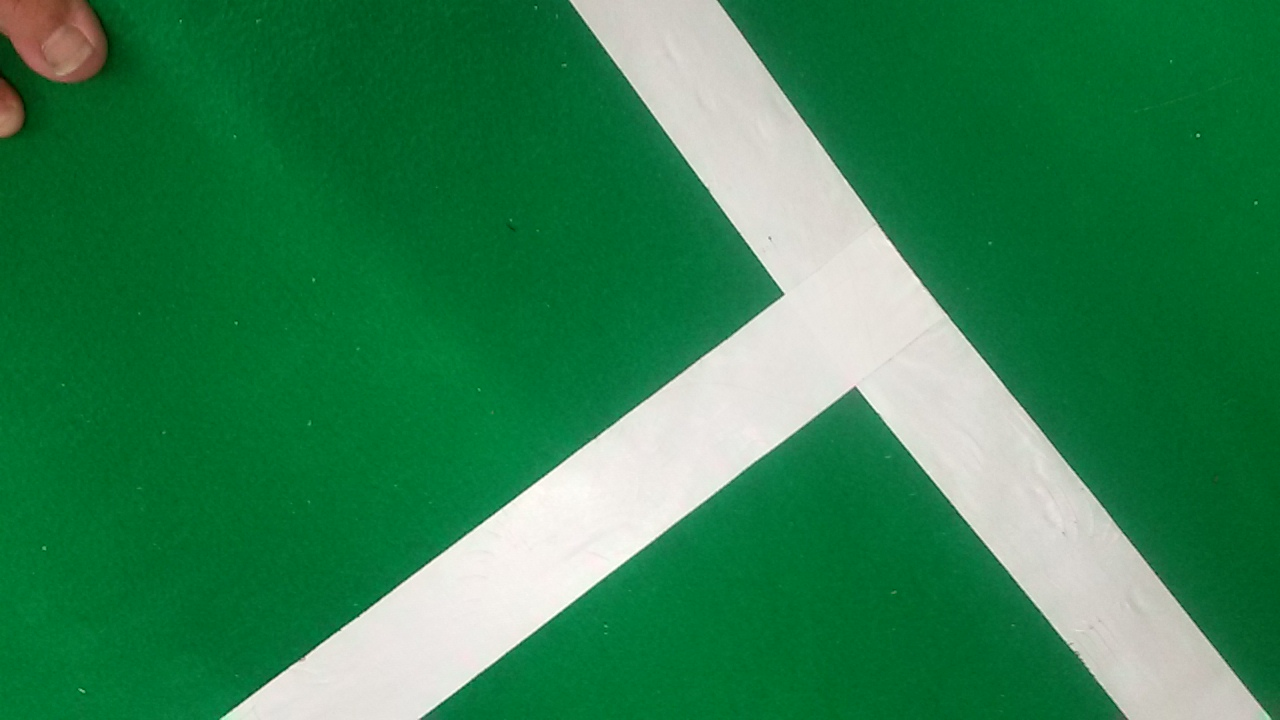
#> input picture tesPic/13493424_1057440990991935_1916124617_o.jpg, 1280 x 720 px, given in place of the camera
$ python LineField.py   (Python 2 division)   (older library calls are emulated)
#> lines starting #> are read from the running program, lines starting #| are printed output that depends on the picture; after the words box and inside, x2 and y2 are one past the last pixel; in counts of white or black regions, pixels touching at a corner belong together
### computeVision.py
import cv2
import numpy as np
from Vector import *


# [15 lines left out: function findMaxAreaContour, not called in this run]
def findContourInShape(contours,percen,shape):
    dataApp = []
    dataCnt = []
    ret =False
    if contours is not None:
        for cnt in contours:
            elipson = percen * cv2.arcLength(cnt, True)
            approx = cv2.approxPolyDP(cnt, elipson, True)
            if shape[0]<len(approx)<shape[1]:
                dataApp.append(approx)
                dataCnt.append(cnt)
        if len(dataCnt)>0:
            ret = True
        return ret,dataCnt

def removeNoise(img,erode,dilation,blur):
    kernel = np.ones(erode, np.uint8)
    img = cv2.erode(img, kernel, iterations=1)
    kernel = np.ones(dilation, np.uint8)
    img = cv2.dilate(img, kernel, iterations=2)
    img = cv2.GaussianBlur(img, blur, 0)
    return img

# [13 lines left out: function findContourCenter, not called in this run]

def skeletonization(mask):
    size = mask.size
    kernel = np.ones((3,3), np.uint8)
    skeleton = np.zeros(mask.shape,np.uint8)
    while True:
        erode = cv2.erode(mask,kernel)
        dila = cv2.dilate(erode,kernel)
        sub = cv2.subtract(mask,dila)
        skeleton = cv2.bitwise_or(sub,skeleton)
        mask = erode.copy()
        # [4 lines of commented-out code are left out]
        zeros = size - cv2.countNonZero(mask)
        if zeros == size:
            break
    # cv2.imshow('skel',skeleton)
    # cv2.waitKey(1)
    # skeleton = cv2.Canny(skeleton, 50,100)
    return skeleton

class Track(Vector):

    def __init__(self,erode_=(1,1),dilation_=(1,1),blur_=(0,0),shape_ = None,colorSpace = cv2.COLOR_BGR2HSV):
        self.erode = erode_
        self.dilation = dilation_
        self.blur = blur_
        self.shape = shape_
        self.colocode = colorSpace

    def getOnlyMask(self,img,lower,upper,removenoise = True):
        lab = cv2.cvtColor(img,self.colocode)
        mask = cv2.inRange(lab,lower,upper)
        if removenoise:
            mask = removeNoise(mask,self.erode,self.dilation,self.blur)
        return mask

    def getMaskAndCnt(self,img,lower,upper,percen = 0.03,dst = None, mask = None , trackShape = True):
        if mask is None:
            lab = cv2.cvtColor(img,self.colocode)
            mask = cv2.inRange(lab,lower,upper)
            mask = removeNoise(mask,self.erode,self.dilation,self.blur)
        if dst is not None:
            # _,dstCnt,_ = cv2.findContours(dst.copy(),cv2.RETR_EXTERNAL, cv2.CHAIN_APPROX_NONE)
            # _,dstMax = findMaxAreaContour(dstCnt)
            # cv2.drawContours(img,dstMax,-1,255,2)
            mask = cv2.bitwise_and(mask.copy(),dst)
        if self.shape is not None and trackShape == True:
            try:
                _, contours, _ = cv2.findContours(mask.copy(), cv2.RETR_EXTERNAL, cv2.CHAIN_APPROX_NONE)
                ret,listCnt = findContourInShape(contours,percen,self.shape)
                return ret,listCnt,mask,contours
            except cv2.error:
                print 'mask  ',' ',mask,' ',type(mask),' ',len(mask)
                return False,[],mask,[]
        else:
            _, contours, _ = cv2.findContours(mask.copy(), cv2.RETR_EXTERNAL, cv2.CHAIN_APPROX_SIMPLE)
            ret,listCnt = findMaxAreaContour(contours)
            return ret,listCnt,mask,contours

    # [49 lines left out: functions chooseOne, goal, not called in this run]

    def __lineAnalyse(self,lines):
        vector = Vector()
        if  lines is None:
            return 'Unknow',None,None,None
        if len(lines)==0:
            return  'Unknow',None,None,None

        x0,y0,x1,y1 = lines[0][0]
        pivot0 = (x0,y0)
        pivot1 = (x1,y1)
        pivotVec = vector.creatVector(pivot0,pivot1)
        np.delete(lines,0)
        normalPiv = pivotVec.normalize()
        refVec = None

        dotMin = np.inf

        for line in lines:
            x0,y0,x1,y1 = line[0]
            temp0 = (x0,y0)
            temp1 = (x1,y1)
            tempVec = vector.creatVector(temp0,temp1)
            dot =vector.dotproduct(normalPiv,tempVec.normalize())
            print 'dot',dot, normalPiv.length
            if  dot**2 < dotMin**2 and dot<0.12:
                dotMin = dot
                refVec = tempVec

        # print 'dotMin', dotMin, normalPiv.length
        if refVec is None:
            return 'Unknow',None,None,None

        normalRef = refVec.normalize()

        lineRef = vector.line(refVec.point1,refVec.point2)
        linePivot = vector.line(pivotVec.point1,pivotVec.point2)

        point = vector.intersect(lineRef,linePivot)

        reference = zip(refVec.point1,refVec.point2)
        pivot = zip(pivotVec.point1,pivotVec.point2)

        for line in lines:
            x0, y0, x1, y1 = line[0]
            temp0 = (x0, y0)
            temp1 = (x1, y1)
            temp = zip(temp0,temp1)
            tempVec = vector.creatVector(temp0, temp1)
            tempVec = tempVec.normalize()
            if vector.dotproduct(tempVec,normalRef)>0.9 and (max(temp[0])<min(reference[0])-20 or min(temp[0])>max(temp[0])+20):
                return 'T',point,lineRef,linePivot

            if vector.dotproduct(tempVec,normalPiv)>0.9 and (max(temp[0])<min(pivot[0])-20 or min(temp[0])>max(pivot[0])+20):
                return 'T',point,lineRef,linePivot
        return 'L',point,lineRef,linePivot

    def Line(self,mask):
        skel = skeletonization(mask.copy())

        kernel = np.ones((3, 3), np.uint8)
        skel = cv2.dilate(skel, kernel, iterations=2)
        skel = cv2.erode(skel, kernel, iterations=2)

        lines = cv2.HoughLinesP(skel, 1, np.pi / 720, 150, minLineLength=50, maxLineGap=10)
        status,point,lineRef,linePivot = self.__lineAnalyse(lines)
        # [5 lines of commented-out code are left out]
        if point is not None:
            # cv2.circle(mask,(point.x,point.y),4,0,-1)
            print dir(point)
        return status,lines,point


# [6 lines that do not run on import are left out]

### Vector.py
import math

class Vector():

    # [11 lines of commented-out code are left out]
    class matrix():

        def __init__(self,size,member=[]):
            '''size[0] is Row size[1] is collumn '''
            self.size = (size[0],size[1])
            self.data = []
            # print self.size
            for i in member:
                self.data.append(float(i))
            while len(self.data) < size[0]*size[1]:
                self.data.append(0.0)

        def multiplyRow(self,value,Row):
            for i in range (1,self.size[1]+1):
                # print 'mul',self.RowCol2Index((Row, i)), (Row, i)
                self.data[self.RowCol2Index((Row,i))] *= float(value)

        def addRow2Row(self,Row1,Row2,mulRow1 = 1,mulRow2 = 1):
            for j in range (1,self.size[1]+1):
                # print self.RowCol2Index((Row1,j)), (Row1,j)
                self.data[self.RowCol2Index((Row1,j))] *= mulRow1
                self.data[self.RowCol2Index((Row1, j))] += self.data[self.RowCol2Index((Row2, j))]*mulRow2


        # [4 lines left out: function Indx2RowCol, not called in this run]

        def RowCol2Index(self, RowCol):
            index = (RowCol[0] - 1) * self.size[1] + RowCol[1] - 1
            return index


    class line():
        def __init__(self,p1,p2):
            self.startPoint = Vector.vectorCreate(p1,(0,0))
            self.vectorEquation(p1,p2)

        def vectorEquation(self,p1,p2):
            self.vector = Vector.vectorCreate(p1,p2)
            self.vector = self.vector.normalize()

    class vectorCreate():
        x = 0
        y = 0
        def __init__(self,p1,p2):
            self.x =float(p1[0]-p2[0])
            self.y = float(p1[1]-p2[1])
            self.point1 = (p1[0],p1[1])
            self.point2 = (p2[0],p2[1])
            self.length = math.sqrt((self.x*self.x)+(self.y*self.y))
        def __add__(self, other):
            x = self.x + other.x
            y = self.y + other.y
            # obj =  Vector.vectorCreate((x,y),(0,0))
            return  Vector.vectorCreate((x,y),(0,0))

        # [4 lines left out: function __sub__, not called in this run]

        def __mul__(self,other):
            if type(other) == int or  type(other) == float:
                x = self.x*other
                y = self.y*other
                return Vector.vectorCreate((x,y),(0,0))
            dot = (self.x * other.x) + (self.y * other.y)
            return dot

        def __str__(self):
            text = '{:}i + {:}j'.format(self.x,self.y)
            return text

        def normalize(self):
            x = float(self.x / (self.length))
            y = float(self.y / (self.length))
            # print 'X:',x,'Y:',y,'vec.x:',vec.x,'vec.length:',vec.length
            return Vector.vectorCreate((x, y), (0, 0))


    def __init__(self):
        pass

    def equaSolv(self, coff, cont):
        print 'coff= ', coff.data
        print 'cont= ', cont.data
        if coff.size[0] != coff.size[1] or cont.size[0] != coff.size[0] or cont.size[1] != 1:
            print 'error'
            return

        for i in range(1, coff.size[1] + 1):
            if coff.data[coff.RowCol2Index((i, i))] == 0:
                for k in range(1,coff.size[1] + 1):
                    if coff.data[coff.RowCol2Index((k,i))] != 0:
                        multi = 1/ (coff.data[coff.RowCol2Index((k, i))])
                        coff.addRow2Row(i, k, mulRow2=multi)
                        cont.addRow2Row(i, k, mulRow2=multi)
                        break

            else:
                multi = 1 / coff.data[coff.RowCol2Index((i, i))]
                coff.multiplyRow(float(multi), i)
                cont.multiplyRow(float(multi), i)

            for j in range(1, coff.size[1] + 1):
                print 'coff= ', coff.data
                print 'cont= ', cont.data
                if i == j :
                    pass
                    # [12 lines of commented-out code are left out]

                else:
                    if coff.data[coff.RowCol2Index((j, i))] == 0:
                        pass
                    else:
                        multi = (-1)*(coff.data[coff.RowCol2Index((j, i))]/ coff.data[coff.RowCol2Index((i, i))])
                        # print multi
                        coff.addRow2Row(j,i,mulRow2=multi)
                        cont.addRow2Row(j,i,mulRow2=multi)

        for i in range(1,coff.size[1]+1):
            multi = 1/coff.data[coff.RowCol2Index((i,i))]
            coff.multiplyRow(float(multi),i)
            cont.multiplyRow(float(multi),i)
        return cont

    def intersect(self,line1,line2):
        coff = [line1.vector.x, -line2.vector.x, line1.vector.y, -line2.vector.y]
        cont = [line2.startPoint.x - line1.startPoint.x, line2.startPoint.y - line1.startPoint.y]
        coff = self.matrix((2, 2), coff)
        cont = self.matrix((2, 1), cont)
        self.equaSolv(coff, cont)
        t4line1 = cont.data[0]
        pointIntersect = line1.startPoint + line1.vector* t4line1
        return pointIntersect

    def dotproduct(self,vec1,vec2):
        dot = (vec1.x*vec2.x)+(vec1.y*vec2.y)
        return dot

    # [11 lines left out: functions cosAngle, findAngle, not called in this run]

    def findLenght(self,pt1,pt2):
        vec = self.vectorCreate(pt1,pt2)
        return vec.length

    def creatVector(self,pt1,pt2):
        vec = self.vectorCreate(pt1,pt2)
        return vec


class circleCalculator(Vector):
    class __circle(Vector):
        R = 0
        Center = 0
        Pts = []
        # [46 lines left out: functions __init__, findCenterPoint, findRadius, findCicle, not called in this run]
    def __init__(self):
        pass
    # [34 lines left out: functions findMinCircle, circleCreate, not called in this run]

# [13 lines that do not run on import are left out]

### LineField.py
import cv2
import numpy as np
from computeVision import *
import time
#import imutils
import glob

imagePath = sorted(glob.glob('tesPic/*.jpg'))
print imagePath
# cap = cv2.VideoCapture("/dev/ttyACM99")
cap = cv2.VideoCapture(0)
erode = (7,7)
dilation = (7,7)
blur = (15,15)
lowerGreen = np.array([0,0,0])
upperGreen = np.array([203,105,172])
lowerWhite = np.array([165,115,115])
upperWhite = np.array([255,255,255])
TrackBall = Track(erode_=erode,dilation_=dilation,blur_=blur,shape_=(1,10),colorSpace=cv2.COLOR_BGR2LAB)
index4path = 0
while True:
    start = time.time()
    # frame = cv2.imread(imagePath[index4path%len(imagePath)])
    ret,frame = cap.read()
#> frame is the input picture: shape (720, 1280, 3); mean B, G, R 80.6, 129.9, 47
    frameCenter = (frame.shape[1]/2,frame.shape[0]/2)
    frame = cv2.flip(frame, 0)
    #cv2.imshow("frame",frame)
    maskGreen = TrackBall.getOnlyMask(frame, lowerGreen, upperGreen,removenoise=True)
#> in getOnlyMask, `mask = cv2.inRange(lab,lower,upper)`:
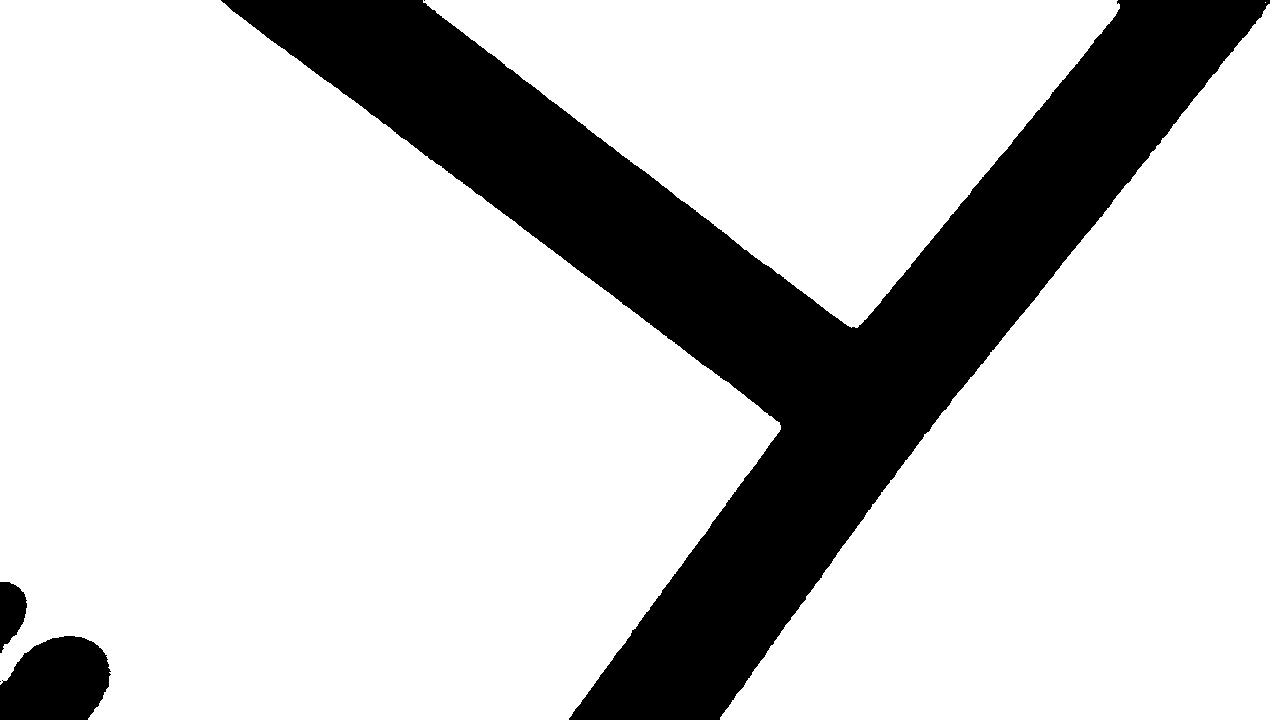
#> mask: shape (720, 1280); 79.3% white; 5 black regions (2 under 20 px), largest, box (x1, y1, x2, y2) and area: (221, 0, 1270, 720) 181698, (0, 636, 111, 720) 7408, (0, 582, 27, 653) 1320
    _, c, _ = cv2.findContours(maskGreen.copy(), cv2.RETR_EXTERNAL, cv2.CHAIN_APPROX_NONE)
#> c = 3 contours; box (x1, y1, x2, y2) and area: (0, 0, 790, 720) 417746, (711, 0, 1280, 720) 218668, (416, 0, 1128, 337) 128278
    ret, cntWhite, maskWhite, allContoursWhite = TrackBall.getMaskAndCnt(frame, lowerWhite, upperWhite, percen=0.035, dst=None)
#> in getMaskAndCnt, `_, contours, _ = cv2.findContours(mask.copy(), cv2.RETR_EXTERNAL, cv2...`: contours = 1 contour; box (x1, y1, x2, y2) and area: (224, 0, 1271, 720) 210134
#> the loop in findContourInShape, `for cnt in contours:` made 1 pass
#> elipson on pass 1: 124.7
#> after the loop in findContourInShape, `for cnt in contours:`: dataApp = 1 item; dataCnt has the same summary as contours in getMaskAndCnt
#> in getMaskAndCnt, `ret,listCnt = findContourInShape(contours,percen,self.shape)`: ret = True; listCnt has the same summary as contours
#> ret = True; cntWhite has the same summary as contours in getMaskAndCnt; allContoursWhite has the same summary as contours in getMaskAndCnt

    status,lines,point = TrackBall.Line(maskWhite)
#> the loop in skeletonization, `while True:` made 74 passes
#> zeros on passes 1 to 4: 714085, 718132, 722183, 726238
#> in Line, `lines = cv2.HoughLinesP(skel, 1, np.pi / 720, 150, minLineLength=50, m..`: lines = [[378, 44, 810, 373], [376, 41, 813, 374], [898, 373, 1167, 41], [902, 369, 1166, 43], [674, 678, 825, 468], [674, 677, 826, 465], [1174, 0, 1252, 0], [896, 374, 1168, 38], [703, 639, 824, 471]]
#> in __lineAnalyse, `x0,y0,x1,y1 = lines[0][0]`: x0 = 378; y0 = 44; x1 = 810; y1 = 373
#> in __lineAnalyse, `pivot0 = (x0,y0)`: pivot0 = (378, 44)
#> in __lineAnalyse, `pivot1 = (x1,y1)`: pivot1 = (810, 373)
#> in __init__, `self.x =float(p1[0]-p2[0])`: self.x = -432
#> in __init__, `self.y = float(p1[1]-p2[1])`: self.y = -329
#> in __init__, `self.point1 = (p1[0],p1[1])`: self.point1 = (378, 44)
#> in __init__, `self.point2 = (p2[0],p2[1])`: self.point2 = (810, 373)
#> in __init__, `self.length = math.sqrt((self.x*self.x)+(self.y*self.y))`: self.length = 543
#> in normalize, `x = float(self.x / (self.length))`: x = -0.796
#> in normalize, `y = float(self.y / (self.length))`: y = -0.606
#> the loop in __lineAnalyse, `for line in lines:` made 9 passes
#> (x0, y0, x1, y1) on passes 3, 4, 5, 9: (898, 373, 1167, 41), (902, 369, 1166, 43), (674, 678, 825, 468), (703, 639, 824, 471)
#> (printed output is left out)
#> after the loop in __lineAnalyse, `for line in lines:`: dotMin = -0.0267
#> in __lineAnalyse, `reference = zip(refVec.point1,refVec.point2)`: reference = [(703, 824), (639, 471)]
#> in __lineAnalyse, `pivot = zip(pivotVec.point1,pivotVec.point2)`: pivot = [(378, 810), (44, 373)]
#> the loop in __lineAnalyse, `for line in lines:` made 9 passes
#> (x0, y0, x1, y1, temp) on passes 1 to 3: (378, 44, 810, 373, [(378, 810), (44, 373)]), (376, 41, 813, 374, [(376, 813), (41, 374)]), (898, 373, 1167, 41, [(898, 1167), (373, 41)])
#> in Line, `status,point,lineRef,linePivot = self.__lineAnalyse(lines)`: status = 'L'
#> (printed output is left out)
#> status = 'L'
    cv2.putText(frame, status, (0, 200), cv2.FONT_HERSHEY_SIMPLEX, 0.5, (0, 0, 0), 1)
    # print (int(point.point1[0]),int(point.point1[1]))
    if point is not None:
        cv2.circle(frame,(int(point.point1[0]),int(point.point1[1])),50,[0,0,255],-1)
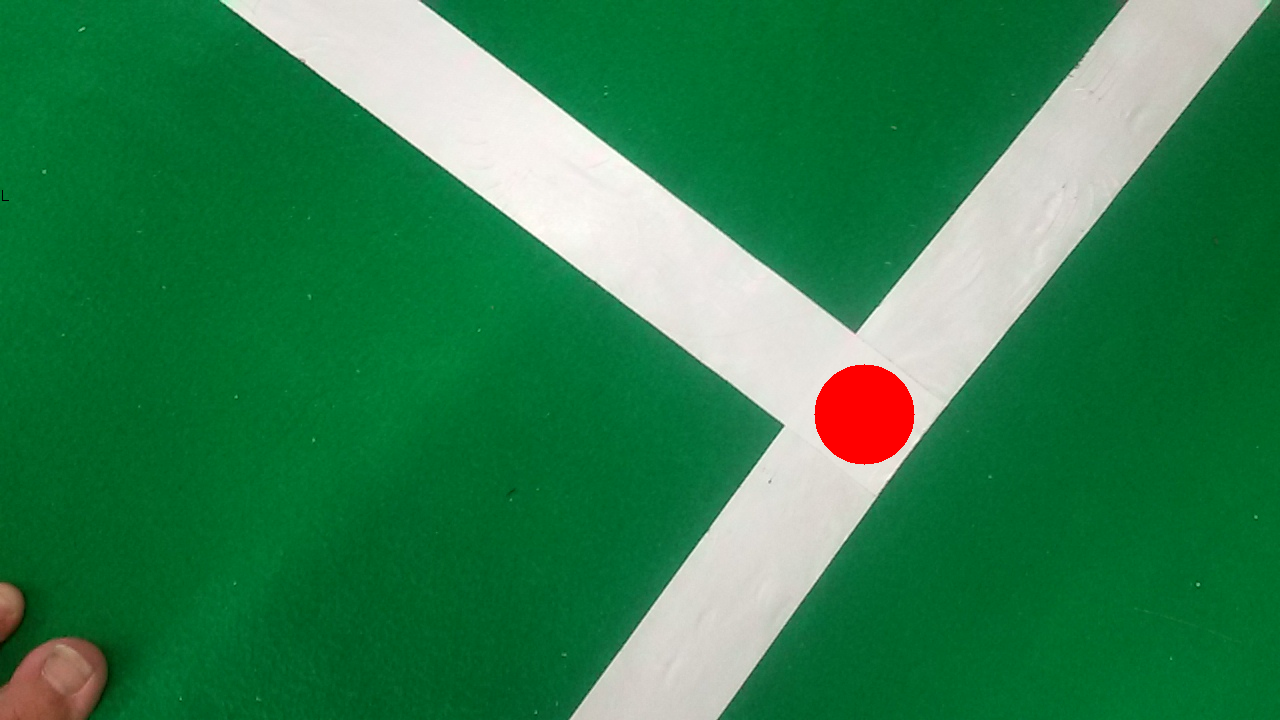
#> frame: shape (720, 1280, 3); mean B, G, R 78.7, 128, 47.2

    skeletonWhite = skeletonization(maskWhite.copy())
#> the loop in skeletonization (call 2), `while True:` made 74 passes
    kernel = np.ones((3, 3), np.uint8)
    skeletonWhite = cv2.dilate(skeletonWhite, kernel, iterations=2)
    skeletonWhite = cv2.erode(skeletonWhite, kernel, iterations=1)
    corner = cv2.goodFeaturesToTrack(maskWhite,50,0.2,10)
#> corner = [[429, 1], [854, 324], [775, 426], [1120, 1], [724, 718], [1067, 72], [232, 13]]

    for i in corner:
        x = i[0][0]
        y = i[0][1]
        cv2.circle(frame, (x, y), 3, 255, -1)
#> this loop made 7 passes

    stack = np.hstack((maskWhite,skeletonWhite))
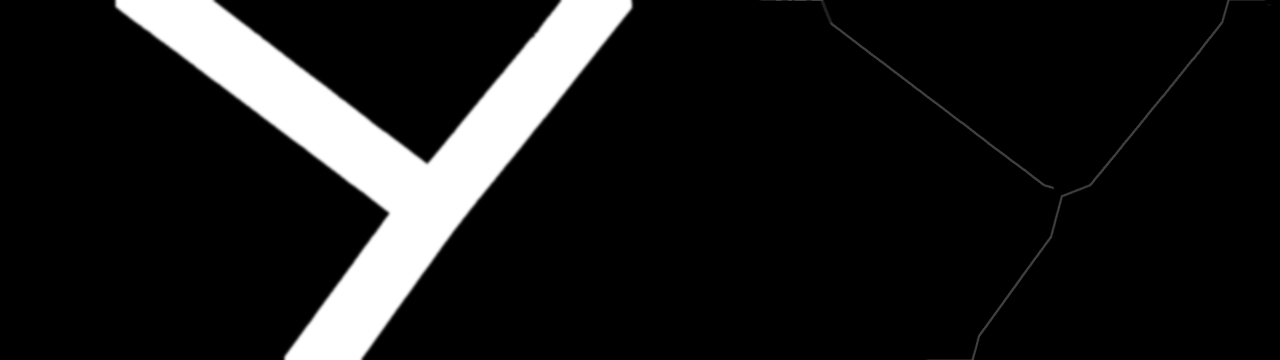
#> stack: shape (720, 2560) (shown at 1/2 size); min 0, max 255, mean 26.6
    #cv2.imshow('skel',stack)
    cv2.imshow('frame',frame)
    k = cv2.waitKey(10)
#> (key Esc is pressed here)
    index4path += 1
    print k
#| 27
    if k ==27:
        break

cv2.destroyAllWindows()
